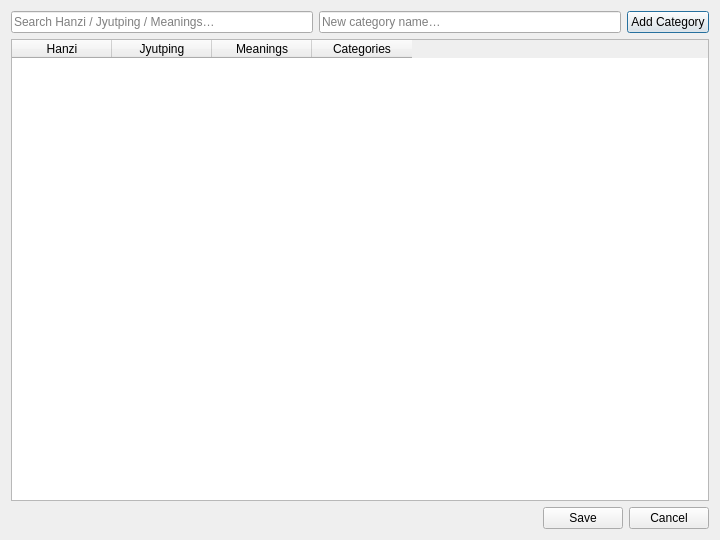
<?xml version="1.0" encoding="UTF-8"?>
<ui version="4.0">
 <class>EditCategoriesDialog</class>
 <widget class="QDialog" name="EditCategoriesDialog">
  <property name="windowTitle">
   <string>Edit Categories</string>
  </property>
  <property name="minimumSize">
   <size>
    <width>720</width>
    <height>540</height>
   </size>
  </property>
  <layout class="QVBoxLayout" name="verticalLayoutRoot">
   <item>
    <layout class="QHBoxLayout" name="layoutTopRow">
     <item>
      <widget class="QLineEdit" name="lineEditSearch">
       <property name="placeholderText">
        <string>Search Hanzi / Jyutping / Meanings…</string>
       </property>
      </widget>
     </item>
     <item>
      <widget class="QLineEdit" name="lineEditNewCategory">
       <property name="placeholderText">
        <string>New category name…</string>
       </property>
      </widget>
     </item>
     <item>
      <widget class="QPushButton" name="btnAddCategory">
       <property name="text">
        <string>Add Category</string>
       </property>
      </widget>
     </item>
    </layout>
   </item>
   <item>
    <widget class="QTableWidget" name="tableCategories">
     <property name="columnCount">
      <number>4</number>
     </property>
     <property name="rowCount">
      <number>0</number>
     </property>
     <column>
      <property name="text">
       <string>Hanzi</string>
      </property>
     </column>
     <column>
      <property name="text">
       <string>Jyutping</string>
      </property>
     </column>
     <column>
      <property name="text">
       <string>Meanings</string>
      </property>
     </column>
     <column>
      <property name="text">
       <string>Categories</string>
      </property>
     </column>
    </widget>
   </item>
   <item>
    <layout class="QHBoxLayout" name="layoutBottomRow">
     <item>
      <spacer name="horizontalSpacer">
       <property name="orientation">
        <enum>Qt::Horizontal</enum>
       </property>
       <property name="sizeHint" stdset="0">
        <size>
         <width>40</width>
         <height>20</height>
        </size>
       </property>
      </spacer>
     </item>
     <item>
      <widget class="QPushButton" name="btnSaveCats">
       <property name="text">
        <string>Save</string>
       </property>
      </widget>
     </item>
     <item>
      <widget class="QPushButton" name="btnCancelCats">
       <property name="text">
        <string>Cancel</string>
       </property>
      </widget>
     </item>
    </layout>
   </item>
  </layout>
 </widget>
 <resources/>
 <connections/>
</ui>
